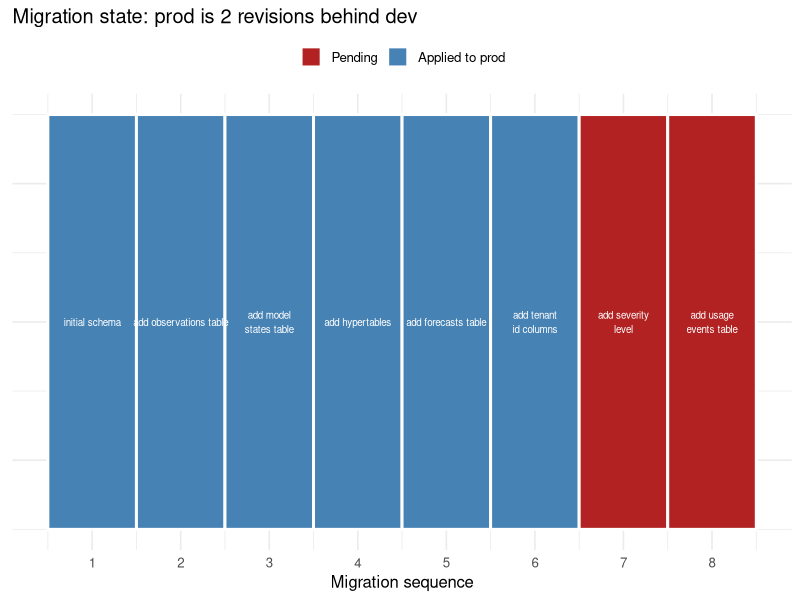

Here is the R script that generated this plot:
## ---- chunk 1
#| label: migration-rules

library(ggplot2)

rules <- data.frame(
  Rule = c(
    "Always write a downgrade() function",
    "Backfill before adding NOT NULL constraints",
    "Never rename a column (add new + copy + drop old)",
    "Test on a copy of prod data before applying",
    "Apply migrations before deploying new code",
    "Store migration scripts in version control",
    "Never edit a migration that has been applied to prod"
  ),
  Category = c("Rollback","Safety","Compatibility",
               "Testing","Deployment","Process","Integrity"),
  Risk = c("High","High","High","Medium","High","Medium","Critical")
)

knitr::kable(rules[, c("Rule","Category","Risk")],
             caption = "Database migration safety rules")
## ---- chunk 2
#| label: migration-tracker
#| fig-cap: "Migration history: each revision builds on the previous one, forming a linear chain. Alembic tracks which revision each environment is on. When dev is ahead of prod, the next deployment applies the gap."

# Simulate migration history
set.seed(1)
migrations <- data.frame(
  revision    = paste0("rev_", seq_len(8)),
  description = c("initial schema",
                  "add observations table",
                  "add model_states table",
                  "add hypertables",
                  "add forecasts table",
                  "add tenant_id columns",
                  "add severity_level",
                  "add usage_events table"),
  applied_dev  = c(rep(TRUE, 8)),
  applied_prod = c(rep(TRUE, 6), FALSE, FALSE),
  applied_date = seq(as.Date("2024-01-01"), by = "week", length.out = 8)
)

migrations$colour <- ifelse(migrations$applied_prod, "steelblue", "firebrick")

ggplot(migrations, aes(x = seq_len(nrow(migrations)),
                        y = 1, fill = applied_prod)) +
  geom_tile(colour = "white", linewidth = 1, height = 0.6) +
  geom_text(aes(label = gsub("_", "\n", description)),
            size = 2.5, colour = "white") +
  scale_fill_manual(values = c("TRUE"  = "steelblue",
                                "FALSE" = "firebrick"),
                    labels  = c("TRUE" = "Applied to prod",
                                "FALSE" = "Pending"),
                    name = NULL) +
  scale_x_continuous(name = "Migration sequence", breaks = 1:8) +
  labs(y = NULL, title = "Migration state: prod is 2 revisions behind dev") +
  theme_minimal(base_size = 12) +
  theme(axis.text.y = element_blank(),
        axis.ticks.y = element_blank(),
        legend.position = "top")
